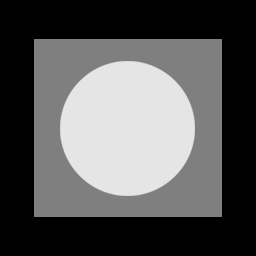
#> input picture differential operator/test image/Fig0503 (original_pattern).jpg, 256 x 256 px
$ jupyter execute 'Canny Edge.ipynb'
#> lines starting #> are read from the running program, lines starting #| are printed output that depends on the picture; after the words box and inside, x2 and y2 are one past the last pixel; in counts of white or black regions, pixels touching at a corner belong together
[cell 1]
import cv2
import numpy as np
from math import acos, pi, sqrt, cos, e, atan

[cell 2]
gray_img = cv2.imread('./test image/Fig0503 (original_pattern).jpg', cv2.IMREAD_GRAYSCALE)
#> gray_img is the input picture: shape (256, 256); min 0, max 229, mean 87.1

threshold1 = int(input("Minimal Value : "))
#> the answer given: 100
threshold2 = int(input("Mazimal Value : "))
#> the answer given: 100
edge_img = cv2.Canny(gray_img, threshold1, threshold2)
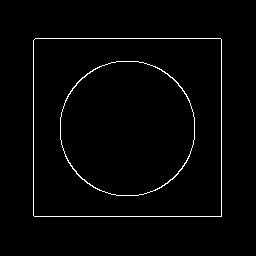
#> edge_img: shape (256, 256); 1.9% white in thin lines or dots, all inside (x1, y1, x2, y2) = (33, 38, 222, 217)
cv2.imshow("src", gray_img)
cv2.imshow('Canny Edge', edge_img)
cv2.waitKey(0)
cv2.destroyAllWindows()
